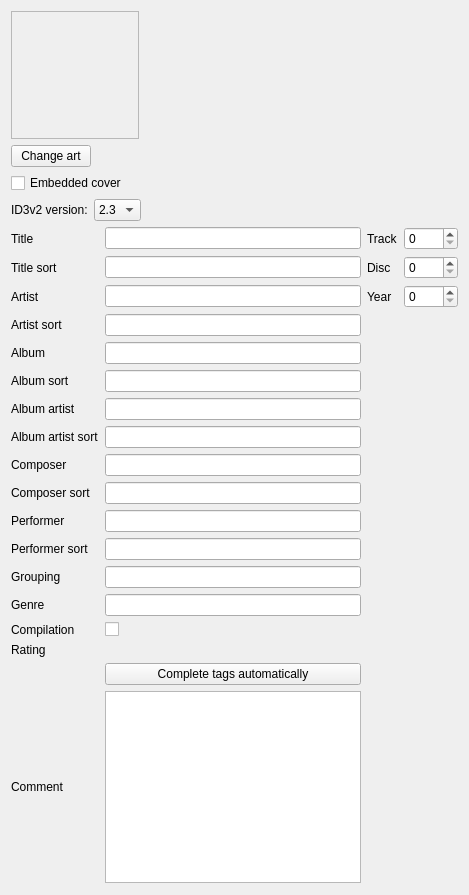
          <widget class="QWidget" name="tab_tags">
           <attribute name="title">
            <string>Tags</string>
           </attribute>
           <layout class="QVBoxLayout" name="verticalLayout_4">
            <property name="sizeConstraint">
             <enum>QLayout::SetMinimumSize</enum>
            </property>
            <item>
             <layout class="QHBoxLayout" name="layout_albumart" stretch="0,1">
              <property name="sizeConstraint">
               <enum>QLayout::SetMinimumSize</enum>
              </property>
              <item>
               <layout class="QVBoxLayout" name="layout_albumart_left">
                <property name="sizeConstraint">
                 <enum>QLayout::SetMinimumSize</enum>
                </property>
                <item>
                 <widget class="QLabel" name="tags_art">
                  <property name="sizePolicy">
                   <sizepolicy hsizetype="Fixed" vsizetype="Fixed">
                    <horstretch>0</horstretch>
                    <verstretch>0</verstretch>
                   </sizepolicy>
                  </property>
                  <property name="minimumSize">
                   <size>
                    <width>128</width>
                    <height>128</height>
                   </size>
                  </property>
                  <property name="frameShape">
                   <enum>QFrame::StyledPanel</enum>
                  </property>
                  <property name="text">
                   <string/>
                  </property>
                  <property name="alignment">
                   <set>Qt::AlignHCenter|Qt::AlignTop</set>
                  </property>
                  <property name="wordWrap">
                   <bool>true</bool>
                  </property>
                  <property name="margin">
                   <number>2</number>
                  </property>
                 </widget>
                </item>
                <item>
                 <widget class="QPushButton" name="tags_art_button">
                  <property name="sizePolicy">
                   <sizepolicy hsizetype="Fixed" vsizetype="Fixed">
                    <horstretch>0</horstretch>
                    <verstretch>0</verstretch>
                   </sizepolicy>
                  </property>
                  <property name="accessibleName">
                   <string>MenuPopupToolButton</string>
                  </property>
                  <property name="text">
                   <string>Change art</string>
                  </property>
                 </widget>
                </item>
                <item>
                 <widget class="QCheckBox" name="checkbox_embedded_cover">
                  <property name="text">
                   <string>Embedded cover</string>
                  </property>
                 </widget>
                </item>
                <item>
                 <layout class="QHBoxLayout" name="layout_id3v2_version">
                  <item>
                   <widget class="QLabel" name="label_id3v2_version">
                    <property name="text">
                     <string>ID3v2 version:</string>
                    </property>
                   </widget>
                  </item>
                  <item>
                   <widget class="QComboBox" name="combobox_id3v2_version">
                    <property name="enabled">
                     <bool>true</bool>
                    </property>
                    <item>
                     <property name="text">
                      <string>2.3</string>
                     </property>
                    </item>
                    <item>
                     <property name="text">
                      <string>2.4</string>
                     </property>
                    </item>
                   </widget>
                  </item>
                  <item>
                   <spacer name="spacer_id3v2_version">
                    <property name="orientation">
                     <enum>Qt::Horizontal</enum>
                    </property>
                    <property name="sizeHint" stdset="0">
                     <size>
                      <width>0</width>
                      <height>0</height>
                     </size>
                    </property>
                   </spacer>
                  </item>
                 </layout>
                </item>
                <item>
                 <spacer name="spacer_albumart_bottom">
                  <property name="orientation">
                   <enum>Qt::Vertical</enum>
                  </property>
                  <property name="sizeHint" stdset="0">
                   <size>
                    <width>0</width>
                    <height>0</height>
                   </size>
                  </property>
                 </spacer>
                </item>
               </layout>
              </item>
              <item>
               <layout class="QVBoxLayout" name="layout_albumart_right">
                <property name="sizeConstraint">
                 <enum>QLayout::SetMinimumSize</enum>
                </property>
                <item>
                 <widget class="QTextEdit" name="tags_summary">
                  <property name="sizePolicy">
                   <sizepolicy hsizetype="Expanding" vsizetype="Ignored">
                    <horstretch>0</horstretch>
                    <verstretch>0</verstretch>
                   </sizepolicy>
                  </property>
                  <property name="styleSheet">
                   <string notr="true">QTextEdit {
  background: transparent;
}</string>
                  </property>
                  <property name="frameShape">
                   <enum>QFrame::NoFrame</enum>
                  </property>
                  <property name="readOnly">
                   <bool>true</bool>
                  </property>
                 </widget>
                </item>
               </layout>
              </item>
             </layout>
            </item>
            <item>
             <layout class="QGridLayout" name="layout_tags">
              <property name="sizeConstraint">
               <enum>QLayout::SetMinimumSize</enum>
              </property>
              <item row="3" column="2">
               <widget class="QLabel" name="label_year">
                <property name="text">
                 <string>Year</string>
                </property>
                <property name="buddy">
                 <cstring>year</cstring>
                </property>
               </widget>
              </item>
              <item row="25" column="1">
               <widget class="QPushButton" name="fetch_tag">
                <property name="text">
                 <string>Complete tags automatically</string>
                </property>
                <property name="icon">
                 <iconset resource="../../data/data.qrc">
                  <normaloff>:/pictures/musicbrainz.png</normaloff>:/pictures/musicbrainz.png</iconset>
                </property>
                <property name="iconSize">
                 <size>
                  <width>38</width>
                  <height>22</height>
                 </size>
                </property>
               </widget>
              </item>
              <item row="13" column="0">
               <widget class="QLabel" name="label_performersort">
                <property name="minimumSize">
                 <size>
                  <width>80</width>
                  <height>0</height>
                 </size>
                </property>
                <property name="text">
                 <string>Performer sort</string>
                </property>
                <property name="buddy">
                 <cstring>performersort</cstring>
                </property>
               </widget>
              </item>
              <item row="19" column="0">
               <widget class="QLabel" name="label_compilation">
                <property name="minimumSize">
                 <size>
                  <width>80</width>
                  <height>0</height>
                 </size>
                </property>
                <property name="text">
                 <string>Compilation</string>
                </property>
                <property name="buddy">
                 <cstring>compilation</cstring>
                </property>
               </widget>
              </item>
              <item row="8" column="1">
               <widget class="LineEdit" name="albumartistsort">
                <property name="has_reset_button" stdset="0">
                 <bool>true</bool>
                </property>
                <property name="has_clear_button" stdset="0">
                 <bool>false</bool>
                </property>
               </widget>
              </item>
              <item row="1" column="0">
               <widget class="QLabel" name="label_titlesort">
                <property name="minimumSize">
                 <size>
                  <width>80</width>
                  <height>0</height>
                 </size>
                </property>
                <property name="text">
                 <string>Title sort</string>
                </property>
                <property name="buddy">
                 <cstring>titlesort</cstring>
                </property>
               </widget>
              </item>
              <item row="7" column="0">
               <widget class="QLabel" name="label_albumartist">
                <property name="minimumSize">
                 <size>
                  <width>80</width>
                  <height>0</height>
                 </size>
                </property>
                <property name="text">
                 <string>Album artist</string>
                </property>
                <property name="buddy">
                 <cstring>albumartist</cstring>
                </property>
               </widget>
              </item>
              <item row="0" column="1">
               <widget class="LineEdit" name="title">
                <property name="has_reset_button" stdset="0">
                 <bool>true</bool>
                </property>
                <property name="has_clear_button" stdset="0">
                 <bool>false</bool>
                </property>
               </widget>
              </item>
              <item row="12" column="0">
               <widget class="QLabel" name="label_performer">
                <property name="minimumSize">
                 <size>
                  <width>80</width>
                  <height>0</height>
                 </size>
                </property>
                <property name="text">
                 <string>Performer</string>
                </property>
                <property name="buddy">
                 <cstring>performer</cstring>
                </property>
               </widget>
              </item>
              <item row="18" column="1">
               <widget class="LineEdit" name="genre">
                <property name="has_reset_button" stdset="0">
                 <bool>true</bool>
                </property>
                <property name="has_clear_button" stdset="0">
                 <bool>false</bool>
                </property>
               </widget>
              </item>
              <item row="3" column="3">
               <widget class="SpinBox" name="year">
                <property name="correctionMode">
                 <enum>QAbstractSpinBox::CorrectToNearestValue</enum>
                </property>
                <property name="maximum">
                 <number>9999</number>
                </property>
                <property name="has_clear_button" stdset="0">
                 <bool>false</bool>
                </property>
                <property name="has_reset_button" stdset="0">
                 <bool>true</bool>
                </property>
               </widget>
              </item>
              <item row="20" column="1">
               <widget class="RatingBox" name="rating" native="true">
                <property name="maximumSize">
                 <size>
                  <width>140</width>
                  <height>16777215</height>
                 </size>
                </property>
                <property name="has_reset_button" stdset="0">
                 <bool>true</bool>
                </property>
                <property name="has_clear_button" stdset="0">
                 <bool>false</bool>
                </property>
               </widget>
              </item>
              <item row="5" column="1">
               <widget class="LineEdit" name="album">
                <property name="has_reset_button" stdset="0">
                 <bool>true</bool>
                </property>
                <property name="has_clear_button" stdset="0">
                 <bool>false</bool>
                </property>
               </widget>
              </item>
              <item row="26" column="1">
               <widget class="TextEdit" name="comment">
                <property name="sizePolicy">
                 <sizepolicy hsizetype="Expanding" vsizetype="Minimum">
                  <horstretch>0</horstretch>
                  <verstretch>0</verstretch>
                 </sizepolicy>
                </property>
                <property name="tabChangesFocus">
                 <bool>true</bool>
                </property>
                <property name="has_reset_button" stdset="0">
                 <bool>true</bool>
                </property>
                <property name="has_clear_button" stdset="0">
                 <bool>false</bool>
                </property>
               </widget>
              </item>
              <item row="4" column="1">
               <widget class="LineEdit" name="artistsort">
                <property name="has_reset_button" stdset="0">
                 <bool>true</bool>
                </property>
                <property name="has_clear_button" stdset="0">
                 <bool>false</bool>
                </property>
               </widget>
              </item>
              <item row="0" column="0">
               <widget class="QLabel" name="label_title">
                <property name="minimumSize">
                 <size>
                  <width>80</width>
                  <height>0</height>
                 </size>
                </property>
                <property name="text">
                 <string>Title</string>
                </property>
                <property name="buddy">
                 <cstring>title</cstring>
                </property>
               </widget>
              </item>
              <item row="17" column="1">
               <widget class="LineEdit" name="grouping">
                <property name="has_reset_button" stdset="0">
                 <bool>true</bool>
                </property>
                <property name="has_clear_button" stdset="0">
                 <bool>false</bool>
                </property>
               </widget>
              </item>
              <item row="1" column="3">
               <widget class="SpinBox" name="disc">
                <property name="correctionMode">
                 <enum>QAbstractSpinBox::CorrectToNearestValue</enum>
                </property>
                <property name="maximum">
                 <number>9999</number>
                </property>
                <property name="has_clear_button" stdset="0">
                 <bool>false</bool>
                </property>
                <property name="has_reset_button" stdset="0">
                 <bool>true</bool>
                </property>
               </widget>
              </item>
              <item row="19" column="1">
               <widget class="CheckBox" name="compilation">
                <property name="has_reset_button" stdset="0">
                 <bool>true</bool>
                </property>
                <property name="has_clear_button" stdset="0">
                 <bool>false</bool>
                </property>
               </widget>
              </item>
              <item row="1" column="1">
               <widget class="LineEdit" name="titlesort">
                <property name="has_reset_button" stdset="0">
                 <bool>true</bool>
                </property>
                <property name="has_clear_button" stdset="0">
                 <bool>false</bool>
                </property>
               </widget>
              </item>
              <item row="20" column="0">
               <widget class="QLabel" name="label_rating">
                <property name="text">
                 <string>Rating</string>
                </property>
                <property name="buddy">
                 <cstring>rating</cstring>
                </property>
               </widget>
              </item>
              <item row="1" column="2">
               <widget class="QLabel" name="label_disc">
                <property name="text">
                 <string>Disc</string>
                </property>
                <property name="buddy">
                 <cstring>disc</cstring>
                </property>
               </widget>
              </item>
              <item row="12" column="1">
               <widget class="LineEdit" name="performer">
                <property name="has_reset_button" stdset="0">
                 <bool>true</bool>
                </property>
                <property name="has_clear_button" stdset="0">
                 <bool>false</bool>
                </property>
               </widget>
              </item>
              <item row="0" column="3">
               <widget class="SpinBox" name="track">
                <property name="correctionMode">
                 <enum>QAbstractSpinBox::CorrectToNearestValue</enum>
                </property>
                <property name="maximum">
                 <number>9999</number>
                </property>
                <property name="has_clear_button" stdset="0">
                 <bool>false</bool>
                </property>
                <property name="has_reset_button" stdset="0">
                 <bool>true</bool>
                </property>
               </widget>
              </item>
              <item row="8" column="0">
               <widget class="QLabel" name="label_albumartistsort">
                <property name="minimumSize">
                 <size>
                  <width>80</width>
                  <height>0</height>
                 </size>
                </property>
                <property name="text">
                 <string>Album artist sort</string>
                </property>
                <property name="buddy">
                 <cstring>albumartistsort</cstring>
                </property>
               </widget>
              </item>
              <item row="3" column="1">
               <widget class="LineEdit" name="artist">
                <property name="has_reset_button" stdset="0">
                 <bool>true</bool>
                </property>
                <property name="has_clear_button" stdset="0">
                 <bool>false</bool>
                </property>
               </widget>
              </item>
              <item row="4" column="0">
               <widget class="QLabel" name="label_artistsort">
                <property name="minimumSize">
                 <size>
                  <width>80</width>
                  <height>0</height>
                 </size>
                </property>
                <property name="text">
                 <string>Artist sort</string>
                </property>
                <property name="buddy">
                 <cstring>artistsort</cstring>
                </property>
               </widget>
              </item>
              <item row="5" column="0">
               <widget class="QLabel" name="label_album">
                <property name="minimumSize">
                 <size>
                  <width>80</width>
                  <height>0</height>
                 </size>
                </property>
                <property name="text">
                 <string>Album</string>
                </property>
                <property name="buddy">
                 <cstring>album</cstring>
                </property>
               </widget>
              </item>
              <item row="0" column="2">
               <widget class="QLabel" name="label_track">
                <property name="text">
                 <string>Track</string>
                </property>
                <property name="buddy">
                 <cstring>track</cstring>
                </property>
               </widget>
              </item>
              <item row="10" column="0">
               <widget class="QLabel" name="label_composer">
                <property name="minimumSize">
                 <size>
                  <width>80</width>
                  <height>0</height>
                 </size>
                </property>
                <property name="text">
                 <string>Composer</string>
                </property>
                <property name="buddy">
                 <cstring>composer</cstring>
                </property>
               </widget>
              </item>
              <item row="7" column="1">
               <widget class="LineEdit" name="albumartist">
                <property name="has_reset_button" stdset="0">
                 <bool>true</bool>
                </property>
                <property name="has_clear_button" stdset="0">
                 <bool>false</bool>
                </property>
               </widget>
              </item>
              <item row="11" column="1">
               <widget class="LineEdit" name="composersort">
                <property name="has_reset_button" stdset="0">
                 <bool>true</bool>
                </property>
                <property name="has_clear_button" stdset="0">
                 <bool>false</bool>
                </property>
               </widget>
              </item>
              <item row="13" column="1">
               <widget class="LineEdit" name="performersort">
                <property name="has_reset_button" stdset="0">
                 <bool>true</bool>
                </property>
                <property name="has_clear_button" stdset="0">
                 <bool>false</bool>
                </property>
               </widget>
              </item>
              <item row="17" column="0">
               <widget class="QLabel" name="label_grouping">
                <property name="minimumSize">
                 <size>
                  <width>80</width>
                  <height>0</height>
                 </size>
                </property>
                <property name="text">
                 <string>Grouping</string>
                </property>
                <property name="buddy">
                 <cstring>grouping</cstring>
                </property>
               </widget>
              </item>
              <item row="6" column="0">
               <widget class="QLabel" name="label_albumsort">
                <property name="minimumSize">
                 <size>
                  <width>80</width>
                  <height>0</height>
                 </size>
                </property>
                <property name="text">
                 <string>Album sort</string>
                </property>
                <property name="buddy">
                 <cstring>albumsort</cstring>
                </property>
               </widget>
              </item>
              <item row="3" column="0">
               <widget class="QLabel" name="label_artist">
                <property name="minimumSize">
                 <size>
                  <width>80</width>
                  <height>0</height>
                 </size>
                </property>
                <property name="text">
                 <string>Artist</string>
                </property>
                <property name="buddy">
                 <cstring>artist</cstring>
                </property>
               </widget>
              </item>
              <item row="18" column="0">
               <widget class="QLabel" name="label_genre">
                <property name="minimumSize">
                 <size>
                  <width>80</width>
                  <height>0</height>
                 </size>
                </property>
                <property name="text">
                 <string>Genre</string>
                </property>
                <property name="buddy">
                 <cstring>genre</cstring>
                </property>
               </widget>
              </item>
              <item row="10" column="1">
               <widget class="LineEdit" name="composer">
                <property name="has_reset_button" stdset="0">
                 <bool>true</bool>
                </property>
                <property name="has_clear_button" stdset="0">
                 <bool>false</bool>
                </property>
               </widget>
              </item>
              <item row="26" column="0">
               <widget class="QLabel" name="label_comment">
                <property name="minimumSize">
                 <size>
                  <width>80</width>
                  <height>0</height>
                 </size>
                </property>
                <property name="text">
                 <string>Comment</string>
                </property>
                <property name="buddy">
                 <cstring>comment</cstring>
                </property>
               </widget>
              </item>
              <item row="11" column="0">
               <widget class="QLabel" name="label_composersort">
                <property name="minimumSize">
                 <size>
                  <width>80</width>
                  <height>0</height>
                 </size>
                </property>
                <property name="text">
                 <string>Composer sort</string>
                </property>
                <property name="buddy">
                 <cstring>composersort</cstring>
                </property>
               </widget>
              </item>
              <item row="6" column="1">
               <widget class="LineEdit" name="albumsort">
                <property name="has_reset_button" stdset="0">
                 <bool>true</bool>
                </property>
                <property name="has_clear_button" stdset="0">
                 <bool>false</bool>
                </property>
               </widget>
              </item>
             </layout>
            </item>
            <item>
             <spacer name="verticalSpacer">
              <property name="orientation">
               <enum>Qt::Vertical</enum>
              </property>
              <property name="sizeType">
               <enum>QSizePolicy::MinimumExpanding</enum>
              </property>
              <property name="sizeHint" stdset="0">
               <size>
                <width>20</width>
                <height>1</height>
               </size>
              </property>
             </spacer>
            </item>
           </layout>
          </widget>
